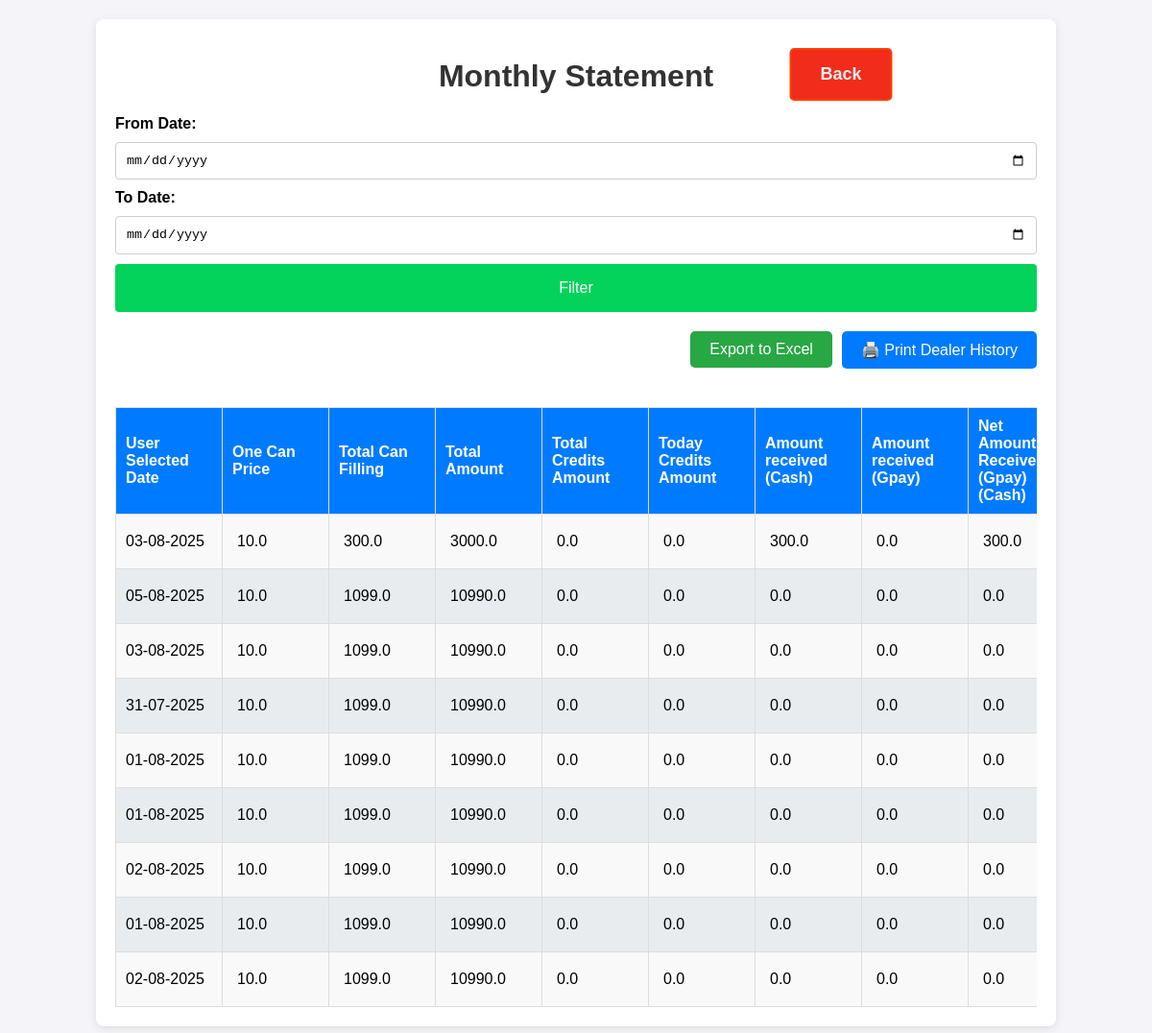
Before: /monthly_statement with the older database file.
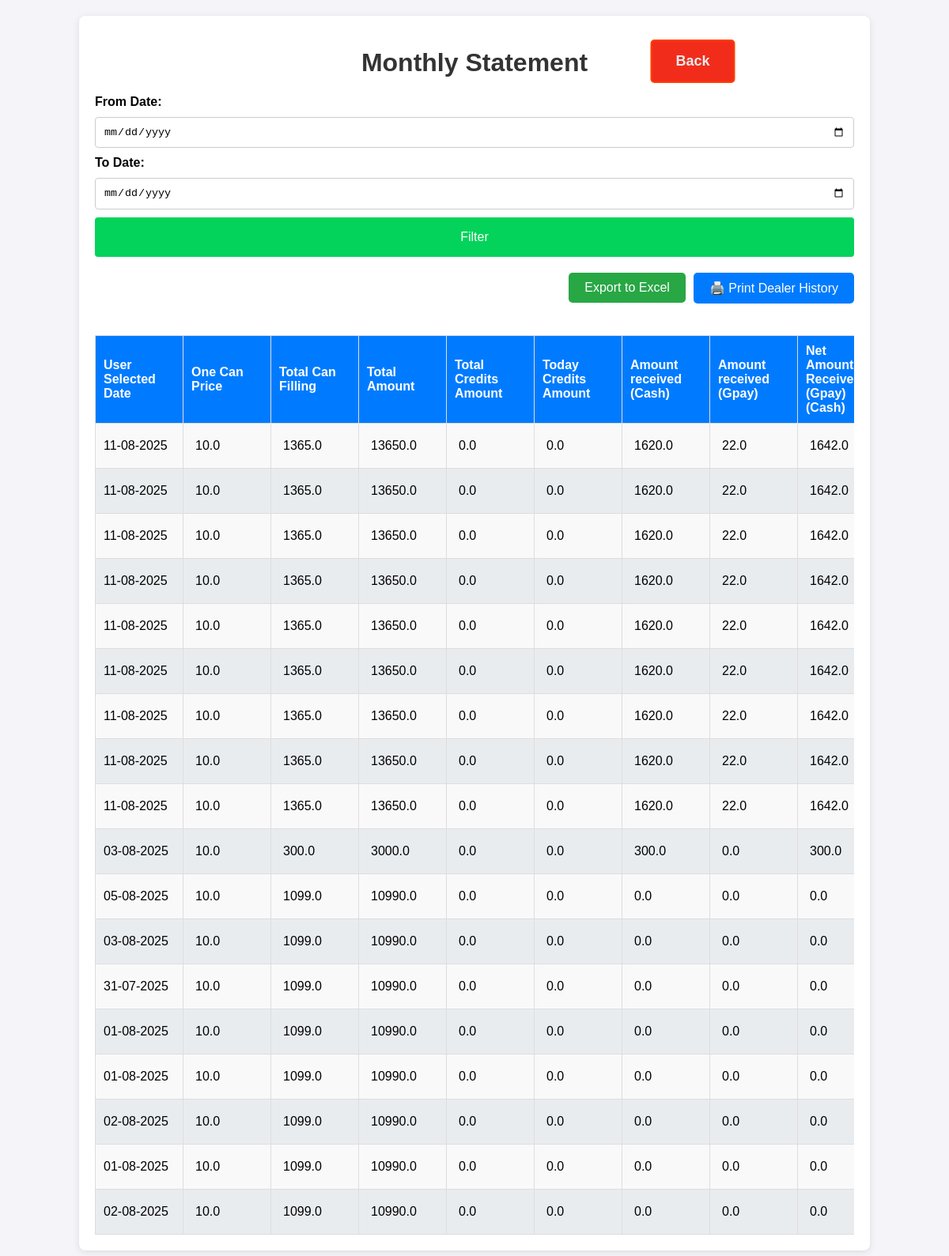
After: the same page with the newer database file.
### app.py (models this page shows, shortened)
class DailyAccounts(db.Model):
    id = db.Column(db.Integer, primary_key=True)
    timestamp = db.Column(db.DateTime, default=datetime.now)
    date = db.Column(db.Date, nullable=False, default=date.today)
    one_can_price = db.Column(db.Float, default=0)
    total_can_filling = db.Column(db.Float, default=0)
    total_amount = db.Column(db.Float, default=0)
    total_credit_amount = db.Column(db.Float, default=0)
    today_credit_amount = db.Column(db.Float, default=0)
    amount_gpay = db.Column(db.Float, default=0)
    amount_cash = db.Column(db.Float, default=0)
    net_recevied_amount = db.Column(db.Float, default=0)
    credit_amount_received_gpay = db.Column(db.Float, default=0)
    credit_amount_received_cash = db.Column(db.Float, default=0)
    net_credit_amount_received = db.Column(db.Float, default=0)
    chit_amount = db.Column(db.Float, default=0)
    diesel = db.Column(db.Float, default=0)
    chit_amount = db.Column(db.Float, default=0)
    diesel = db.Column(db.Float, default=0)
    spares = db.Column(db.Float, default=0)
    pooja_items = db.Column(db.Float, default=0)
    milk_and_others = db.Column(db.Float, default=0)
    salary_advance = db.Column(db.Float, default=0)
    salary = db.Column(db.Float, default=0)
    eb = db.Column(db.Float, default=0)
    service_labour = db.Column(db.Float, default=0)
    stationaries = db.Column(db.Float, default=0)
    sunday_ots = db.Column(db.Float, default=0)
    others_expenses = db.Column(db.Float, default=0)
    notes = db.Column(db.String(100), default=0)
    total_expenses = db.Column(db.Float, default=0)
    net_amount_remaining = db.Column(db.Float, default=0)
    net_cash_remaining = db.Column(db.Float, default=0)
    @property
    def formatted_date(self):
        return self.date.strftime("%d-%m-%Y")  # Format the date

### app.py (the view)
@app.route('/monthly_statement', methods=['GET', 'POST'])
def monthly_statement():
    filtered_data = get_filtered_data_daily_accounts(request)
    date_from = request.args.get('date_from', '')
    date_to = request.args.get('date_to', '')
    return render_template('monthly_statement.html', date_from=date_from, date_to=date_to, statements=filtered_data)

### app.py (called while the page is built)
def get_filtered_data_daily_accounts(request):
    date_from = request.args.get('date_from', '')
    date_to = request.args.get('date_to', '')
    filter_button = request.args.get('filter_button', '')
    query = DailyAccounts.query
    if filter_button:
        if date_from:
            date_from_dt = datetime.strptime(date_from, '%Y-%m-%d')
            query = query.filter(DailyAccounts.date >= date_from_dt-timedelta(days=1))
        if date_to:
            date_to_dt = datetime.strptime(date_to, '%Y-%m-%d')
            query = query.filter(DailyAccounts.date <= date_to_dt)
    else:
        now = datetime.now()
        first_day_of_month = datetime(now.year, now.month, 1)
        query = query.filter(DailyAccounts.date >= first_day_of_month - timedelta(days=1))
        pass
    filtered_data = query.order_by(DailyAccounts.timestamp.desc()).all()
    return filtered_data

### templates/monthly_statement.html (shortened to what this page needs)
<!DOCTYPE html>
<html lang="en">
<head>
    <link rel="stylesheet" href="/static/styles.css">
</head>
<body>
    <div class="container history_container dealer_details_data item_management_data monthly_statement">
        <h1>Monthly Statement</h1>
        <a href="/" class="back">Back</a>
        <form method="GET" class="form">
            <label for="date_from">From Date:</label>
            <input type="date" id="date_from" name="date_from" value="{{ date_from }}">
            <label for="date_to">To Date:</label>
            <input type="date" id="date_to" name="date_to" value="{{ date_to }}">
            <button type="submit" name="filter_button" value="submit" class="btn">Filter</button>
        </form>
<div class="export-options hide-on-print">
            <form action="/export_monthly_statement" method="get">
                <button type="submit" class="export-button">Export to Excel</button>
            </form>
            <div style="text-align: right; margin-bottom: 10px;">
                <button class="print_btn" onclick="window.print()">
                    🖨️ Print Dealer History
                </button>
            </div>
        </div>
        <div style="overflow-x:auto;overflow-y: hidden; width: 100%;">
            <table class="history_data" >
            <thead>
                <tr>
                    <th>User Selected Date</th>
                    <th>One Can Price</th>
                    <th>Total Can Filling </th>
                    <th>Total Amount</th>
                    <th>Total Credits Amount</th>
                    <th>Today Credits Amount</th>
                    <th>Amount received (Cash)</th>
                    <th>Amount received (Gpay)</th>
                    <th>Net Amount Received (Gpay)(Cash)</th>
                    <th class="action">Actions</th></tr>
            </thead>
            <tbody>
                {% for statement in statements %}
                <tr>
                    <td>
                        <form method="POST" action="{{ url_for('edit_monthly_statement', statement_id=statement.id) }}">
                        <div style="width:90px">
                            {{ statement.formatted_date }}
                        </div>
                    </td>
                    <td>
                            <input class="form-control item-number" type="number" step="0.01" name="one_can_price" value="{{ statement.one_can_price }}" required readonly>
                    </td>
                    <td>
                            <input class="form-control item-number" type="number" step="0.01" name="total_can_filling" value="{{ statement.total_can_filling }}" required readonly>
                    </td>
                    <td>
                            <input class="form-control item-number" type="number" step="0.01" name="total_amount" value="{{ statement.total_amount }}" required readonly>
                    </td>
                    <td>
                            <input class="form-control item-number" type="number" step="0.01" name="total_credit_amount" value="{{ statement.total_credit_amount }}" required readonly>
                    </td>
                    <td>
                            <input class="form-control item-number" type="number" step="0.01" name="today_credit_amount" value="{{ statement.today_credit_amount }}" required readonly>
                    </td>
                    <td>
                            <input class="form-control item-number" type="number" step="0.01" name="amount_gpay" value="{{ statement.amount_cash }}" required readonly>
                    </td>
                    <td>
                            <input class="form-control item-number" type="number" step="0.01" name="amount_cash" value="{{ statement.amount_gpay }}" required readonly>
                    </td>
                    <td>
                            <input class="form-control item-number" type="number" step="0.01" name="net_recevied_amount" value="{{ statement.net_recevied_amount }}" required readonly>
                    </td>
                </tr>
                {% endfor %}
            </tbody>
        </table>
        </div>
    </div>
</body>
</html>

### static/styles.css (style rules this page uses)
body { font-family: Arial, sans-serif; background-color: #f4f4f9; margin: 0; padding: 0; }
.container { max-width: 800px; margin: 20px auto; background: #fff; padding: 20px; border-radius: 8px; box-shadow: 0 2px 10px rgba(0, 0, 0, 0.1); }
.history_container { max-width: 1000px; }
.monthly_statement { max-width: 80%; }
h1, h2 { color: #333; text-align: center; }
.form { display: flex; flex-direction: column; gap: 10px; margin-bottom: 20px; }
.form label { font-weight: bold; }
.form input { padding: 10px; border: 1px solid #ccc; border-radius: 4px; }
.btn { background-color: #03d35a; color: #fff; border: none; padding: 10px; border-radius: 4px; cursor: pointer; font-size: medium; height: 50px; }
table { width: 100%; border-collapse: collapse; margin-top: 10px; }
table th, table td { padding: 10px; border: 1px solid #ddd; text-align: left; }
table th { background-color: #007bff; color: white; }
table tbody tr:nth-child(odd) { background-color: #f9f9f9; }
table tbody tr:nth-child(even) { background-color: #e9ecef; }
a { display: inline-block; padding: 15px 30px; font-size: 18px; font-weight: bold; text-align: center; text-decoration: none; background-color: #007bff; color: white; border-radius: 5px; border: 2px solid #007bff; transition: all 0.3s ease; position: absolute; left: 50%; transform: translateX(-50%); transition: transform 0.2s, background-color 0.2s; }
.back { background-color: #f22c1a; border: 2px solid #ff4000; top: 50px; left: 73%; }
.history_data input[readonly], .dealer_accounts input[readonly] { background-color: transparent; border: none; font-size: 16px; }
.history_data input, .dealer_accounts input { width: 50px; padding: 5px; font-size: 16px; }
.dealer_details_data .back { color: #e9ecef; text-decoration: none; }
.dealer_details_data table input { width: 200px; }
.item_management_data .item-number { width: 100px; }
.monthly_statement .item-number { width: 80px; }
.export-options { display: flex; justify-content: right; gap: 10px; margin-bottom: 20px; }
.export-options .export-button { all: unset; background-color: #28a745; color: white; cursor: pointer; padding: 10px 20px; text-decoration: none; border-radius: 5px; transition: background-color 0.2s, transform 0.2s; }
.print_btn { all: unset; background-color: #007bff; color: white; cursor: pointer; padding: 10px 20px; text-decoration: none; border-radius: 5px; transition: background-color 0.2s, transform 0.2s; }

Changed rows visible on the page:
added DailyAccounts: formatted_date "11-08-2025", one_can_price "10.0", total_can_filling "1365.0", total_amount "13650.0", total_credit_amount "0.0", today_credit_amount "0.0", amount_gpay "1620.0", amount_cash "22.0", net_recevied_amount "1642.0"
added DailyAccounts: formatted_date "11-08-2025", one_can_price "10.0", total_can_filling "1365.0", total_amount "13650.0", total_credit_amount "0.0", today_credit_amount "0.0", amount_gpay "1620.0", amount_cash "22.0", net_recevied_amount "1642.0"
added DailyAccounts: formatted_date "11-08-2025", one_can_price "10.0", total_can_filling "1365.0", total_amount "13650.0", total_credit_amount "0.0", today_credit_amount "0.0", amount_gpay "1620.0", amount_cash "22.0", net_recevied_amount "1642.0"
added DailyAccounts: formatted_date "11-08-2025", one_can_price "10.0", total_can_filling "1365.0", total_amount "13650.0", total_credit_amount "0.0", today_credit_amount "0.0", amount_gpay "1620.0", amount_cash "22.0", net_recevied_amount "1642.0"
added DailyAccounts: formatted_date "11-08-2025", one_can_price "10.0", total_can_filling "1365.0", total_amount "13650.0", total_credit_amount "0.0", today_credit_amount "0.0", amount_gpay "1620.0", amount_cash "22.0", net_recevied_amount "1642.0"
added DailyAccounts: formatted_date "11-08-2025", one_can_price "10.0", total_can_filling "1365.0", total_amount "13650.0", total_credit_amount "0.0", today_credit_amount "0.0", amount_gpay "1620.0", amount_cash "22.0", net_recevied_amount "1642.0"
added DailyAccounts: formatted_date "11-08-2025", one_can_price "10.0", total_can_filling "1365.0", total_amount "13650.0", total_credit_amount "0.0", today_credit_amount "0.0", amount_gpay "1620.0", amount_cash "22.0", net_recevied_amount "1642.0"
added DailyAccounts: formatted_date "11-08-2025", one_can_price "10.0", total_can_filling "1365.0", total_amount "13650.0", total_credit_amount "0.0", today_credit_amount "0.0", amount_gpay "1620.0", amount_cash "22.0", net_recevied_amount "1642.0"
added DailyAccounts: formatted_date "11-08-2025", one_can_price "10.0", total_can_filling "1365.0", total_amount "13650.0", total_credit_amount "0.0", today_credit_amount "0.0", amount_gpay "1620.0", amount_cash "22.0", net_recevied_amount "1642.0"
